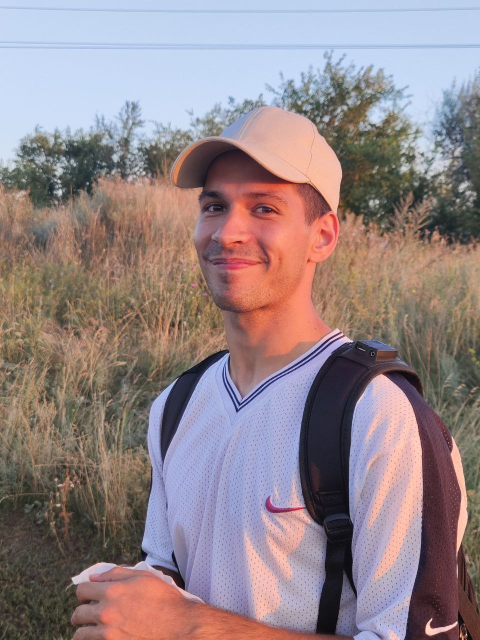
#> input picture 2 module, for,list,openCV/pic.jpg, 960 x 1280 px (shown at 1/2 size)
$ python 'task 2.5.py'
#> lines starting #> are read from the running program, lines starting #| are printed output that depends on the picture; after the words box and inside, x2 and y2 are one past the last pixel; in counts of white or black regions, pixels touching at a corner belong together
import cv2
import numpy as np

picture = cv2.imread("pic.jpg")
#> picture is the input picture: shape (1280, 960, 3); mean B, G, R 135.6, 132.3, 147.8

if picture is None:
    print('shit, I am lost')

gray_picture = cv2.cvtColor(picture,cv2.COLOR_BGR2GRAY)
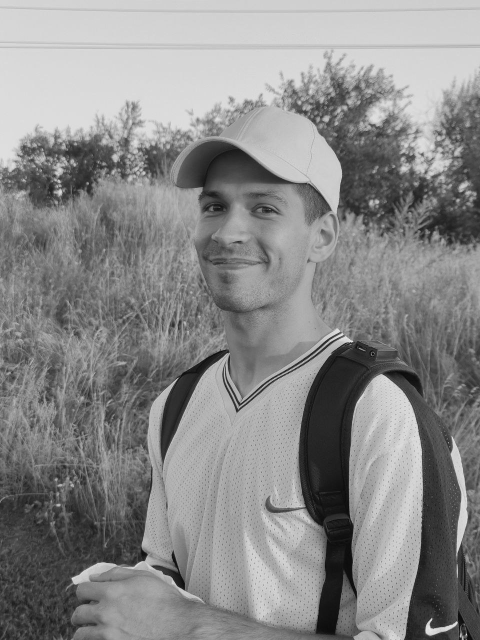
#> gray_picture: shape (1280, 960) (shown at 1/2 size); min 2, max 244, mean 137.3

binary_picture = cv2.threshold(gray_picture,130,255,cv2.THRESH_BINARY)[1]
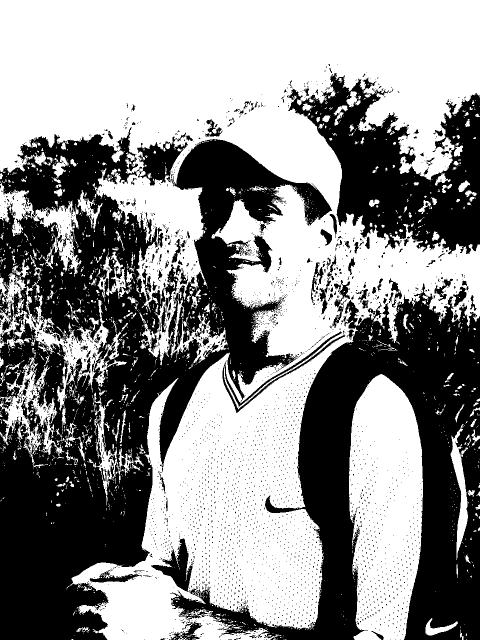
#> binary_picture: shape (1280, 960) (shown at 1/2 size); 55.9% white; 3174 black regions (3023 under 20 px), largest, box (x1, y1, x2, y2) and area: (0, 254, 664, 1280) 291026, (342, 567, 960, 1280) 153441, (576, 146, 960, 509) 64919
#binary_picture = cv2.threshold(gray_picture, 0, 255, cv2.THRESH_BINARY+cv2.THRESH_OTSU)[1]

cv2.imshow('Original',picture)
cv2.waitKey(0)
cv2.destroyAllWindows()

cv2.imshow('Binary_picture', binary_picture)
cv2.waitKey(0)
cv2.destroyAllWindows()
cv2.imwrite('Binary_picture.jpg', binary_picture)

edges = cv2.Canny(gray_picture,50,150)
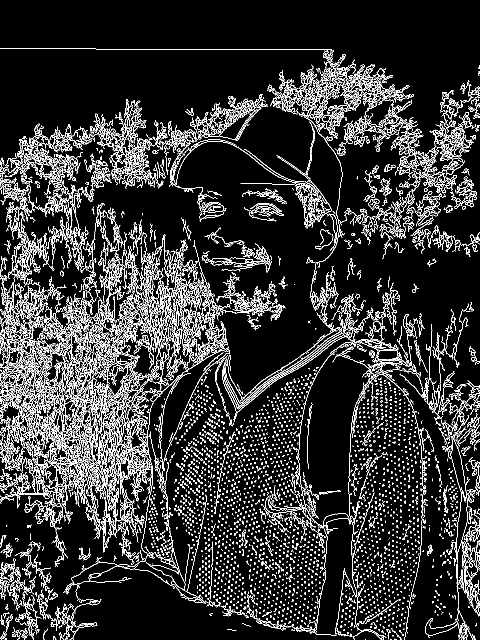
#> edges: shape (1280, 960) (shown at 1/2 size); 12.4% white in thin lines or dots
cv2.imshow('Edged', edges)
cv2.waitKey(0)
cv2.destroyAllWindows()

small = cv2.resize(picture, None, fx=0.4, fy=0.4)
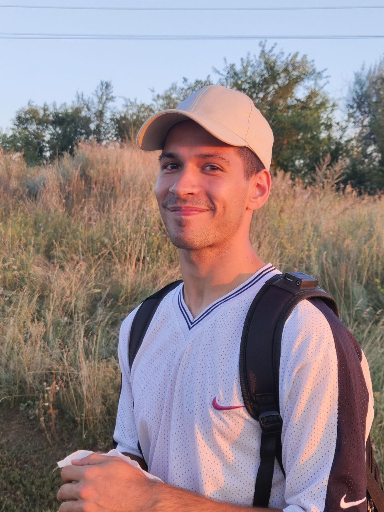
#> small: shape (512, 384, 3); mean B, G, R 135.5, 132.2, 147.7
cv2.imshow('Small', small)
cv2.waitKey(0)
cv2.destroyAllWindows()

ker = np.ones((4,4),np.uint8)
erosion = cv2. erode(picture, ker, iterations=1)
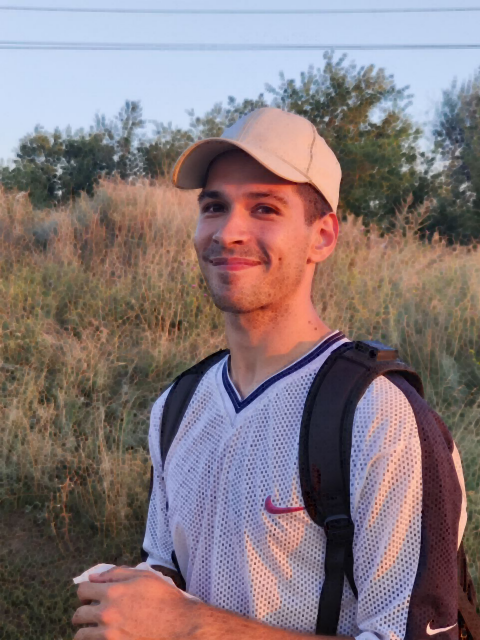
#> erosion: shape (1280, 960, 3) (shown at 1/2 size); mean B, G, R 122.1, 118.9, 133.6
dilation = cv2.dilate(picture, ker, iterations=1)
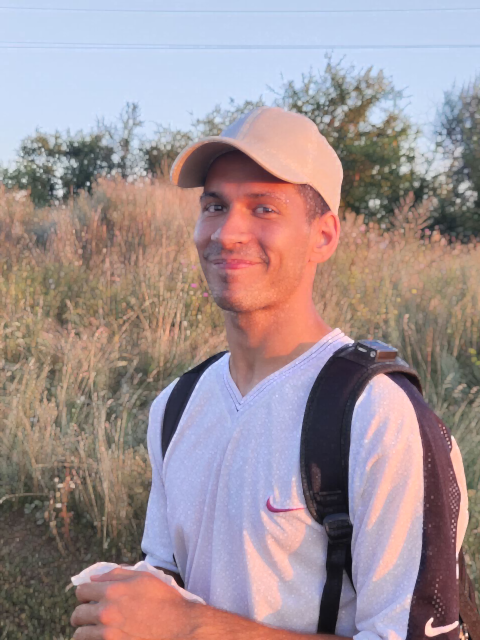
#> dilation: shape (1280, 960, 3) (shown at 1/2 size); mean B, G, R 148, 144.5, 160.7
cv2.imshow('Eroded', erosion)
cv2.waitKey(0)
cv2.destroyAllWindows()
cv2.imshow('dilated', dilation)
cv2.waitKey(0)
cv2.destroyAllWindows()

median_picture = cv2.medianBlur(picture,7)
cv2.imshow('medianBlur', median_picture)
cv2.waitKey(0)
cv2.destroyAllWindows()
